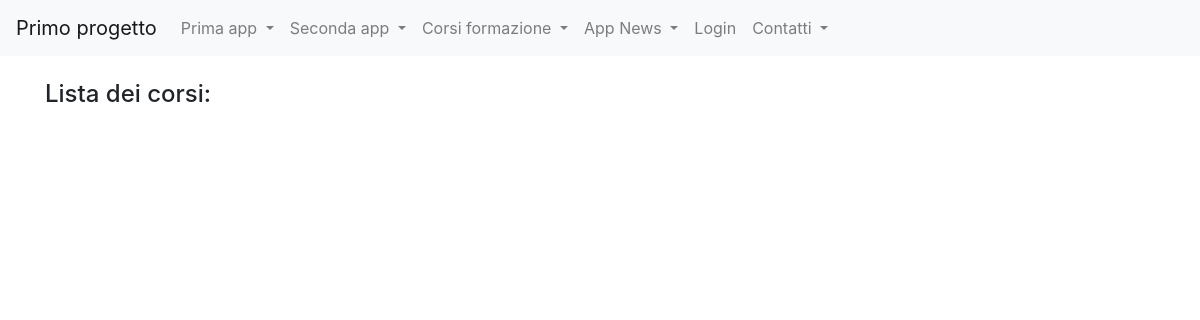
Before: /corsi_formazione/view_a with the older database file.
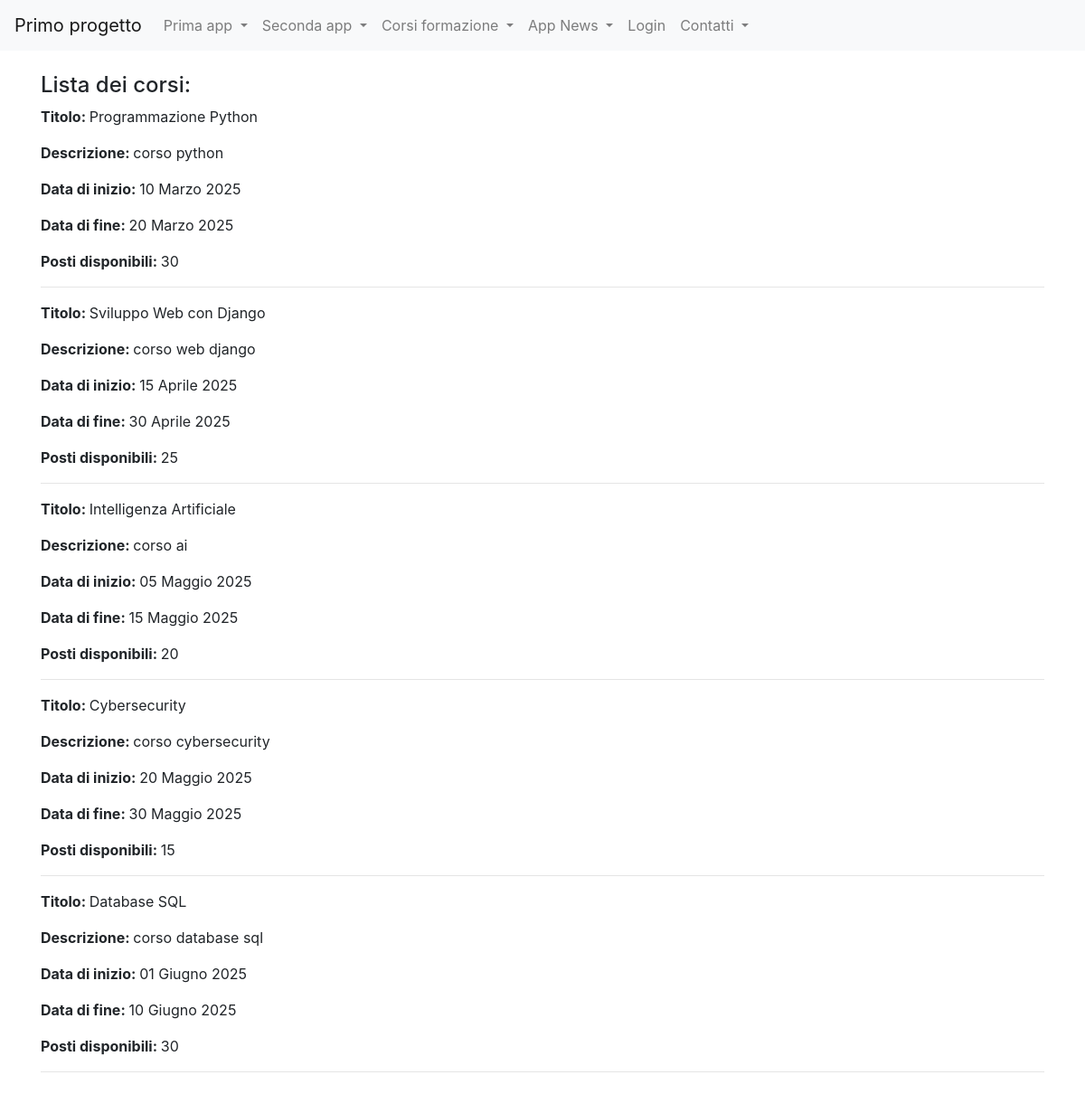
After: the same page with the newer database file.
### corsi_formazione/models.py (models this page shows, shortened)
class Corso(models.Model):
    titolo = models.CharField(max_length=35)
    descrizione = models.CharField(max_length=20)
    data_inizio = models.DateField(blank=True)
    data_fine = models.DateField(blank=True)
    posti_disponibili = models.IntegerField(default=0,blank=True)
    class Meta:
        verbose_name = "Corso"
        verbose_name_plural = "Corsi"

### corsi_formazione/views.py (the view)
# urls.py: path("view_a", view_a, name="view_a"),
def view_a(request): #view di view a
    corsi = Corso.objects.order_by('data_inizio')
    context = {'corsi' : corsi}
    return render(request, 'view_a.html',context)

### corsi_formazione/templates/view_a.html (shortened to what this page needs)
{% extends 'base.html'%}
{%block content%}
<h4>Lista dei corsi: </h4>
{% for corso in corsi %}
    <p><strong>Titolo: </strong>{{ corso.titolo }}</p>
    <p><strong>Descrizione: </strong>{{ corso.descrizione }}</p>
    <p><strong>Data di inizio: </strong>{{ corso.data_inizio }}</p>
    <p><strong>Data di fine: </strong>{{ corso.data_fine }}</p>
    <p><strong>Posti disponibili: </strong>{{ corso.posti_disponibili }}</p>
    <hr>
{% endfor %}
{%endblock content%}

### templates/base.html (shortened to what this page needs)
<!doctype html>
{% load static %}
<html lang="en">
  <head>
    <link rel="stylesheet" href="https://cdn.jsdelivr.net/npm/bootstrap@4.5.3/dist/css/bootstrap.min.css">
    <link rel="stylesheet" href="https://cdnjs.cloudflare.com/ajax/libs/font-awesome/5.15.4/css/all.min.css">
  </head>
  <body>
      <nav class="navbar navbar-expand-lg navbar-light bg-light">
          <a class="navbar-brand" href="#">Primo progetto</a>
          <div class="collapse navbar-collapse" id="navbarSupportedContent">
            <ul class="navbar-nav mr-auto">
              <li class="nav-item dropdown">
                <a class="nav-link dropdown-toggle" href="#" id="navbarDropdown" role="button" data-toggle="dropdown" aria-haspopup="true" aria-expanded="false">
                  Prima app
                </a>
              </li>
            <li class="nav-item dropdown">
              <a class="nav-link dropdown-toggle" href="#" id="navbarDropdown" role="button" data-toggle="dropdown" aria-haspopup="true" aria-expanded="false">
                Seconda app
              </a>
            </li>
            <li class="nav-item dropdown">
              <a class="nav-link dropdown-toggle" href="#" id="navbarDropdown" role="button" data-toggle="dropdown" aria-haspopup="true" aria-expanded="false">
                Corsi formazione
              </a>
            </li>
            <li class="nav-item dropdown">
              <a class="nav-link dropdown-toggle" href="#" id="navbarDropdown" role="button" data-toggle="dropdown" aria-haspopup="true" aria-expanded="false">
                App News
              </a>
            </li>
            {% if request.user.is_authenticated %}
            <li class="nav-item dropdown">
              <a class="nav-link dropdown-toggle" href="#" id="navbarDropdown" role="button" data-toggle="dropdown" aria-haspopup="true" aria-expanded="false">
                {{ request.user.username }}
              </a>
              <div class="dropdown-menu" aria-labelledby="navbarDropdown">
                <div class="dropdown-divider"></div>
                <form id="logout-form" action="{% url 'logout' %}" method="post">
                  {% csrf_token %}
                  <button class="btn ft-power" type="submit"> Logout</button>
                </form>
              </div>
            </li>
          {% else %}
            <li class="nav-item">
              <a class="nav-link" href="{% url 'login' %}">Login</a>
            </li>
          {% endif %}
          <li class="nav-item dropdown">
            <a class="nav-link dropdown-toggle" href="#" id="navbarDropdown" role="button" data-toggle="dropdown" aria-haspopup="true" aria-expanded="false">
              Contatti
            </a>
          </li>
      </nav>
      <div class="container my-4">
      {%block content%}
      {%endblock content%}
    </div>
  </body>
</html>

Changed rows visible on the page:
added Corso: titolo "Programmazione Python", descrizione "corso python", data_inizio "10 Marzo 2025", data_fine "20 Marzo 2025", posti_disponibili "30"
added Corso: titolo "Sviluppo Web con Django", descrizione "corso web django", data_inizio "15 Aprile 2025", data_fine "30 Aprile 2025", posti_disponibili "25"
added Corso: titolo "Intelligenza Artificiale", descrizione "corso ai", data_inizio "05 Maggio 2025", data_fine "15 Maggio 2025", posti_disponibili "20"
added Corso: titolo "Cybersecurity", descrizione "corso cybersecurity", data_inizio "20 Maggio 2025", data_fine "30 Maggio 2025", posti_disponibili "15"
added Corso: titolo "Database SQL", descrizione "corso database sql", data_inizio "01 Giugno 2025", data_fine "10 Giugno 2025", posti_disponibili "30"
